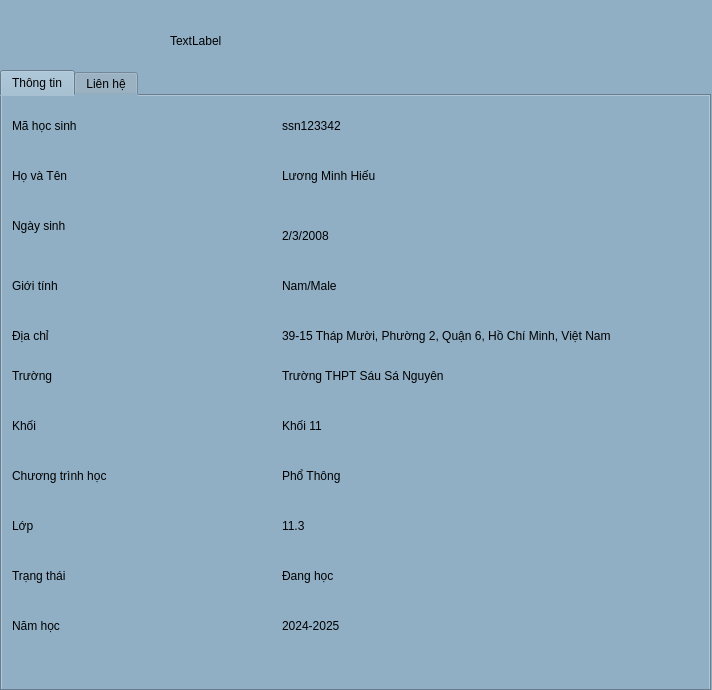
<?xml version="1.0" encoding="UTF-8"?>
<ui version="4.0">
 <class>Form</class>
 <widget class="QWidget" name="Form">
  <property name="geometry">
   <rect>
    <x>0</x>
    <y>0</y>
    <width>712</width>
    <height>690</height>
   </rect>
  </property>
  <property name="windowTitle">
   <string>Form</string>
  </property>
  <property name="styleSheet">
   <string notr="true">background-color:rgb(144, 175, 197)</string>
  </property>
  <widget class="QLabel" name="label">
   <property name="geometry">
    <rect>
     <x>170</x>
     <y>0</y>
     <width>91</width>
     <height>81</height>
    </rect>
   </property>
   <property name="text">
    <string>TextLabel</string>
   </property>
  </widget>
  <widget class="QTabWidget" name="tabWidget">
   <property name="geometry">
    <rect>
     <x>0</x>
     <y>70</y>
     <width>711</width>
     <height>621</height>
    </rect>
   </property>
   <property name="currentIndex">
    <number>0</number>
   </property>
   <widget class="QWidget" name="tab">
    <attribute name="title">
     <string>Thông tin</string>
    </attribute>
    <widget class="QLabel" name="label_2">
     <property name="geometry">
      <rect>
       <x>10</x>
       <y>20</y>
       <width>91</width>
       <height>20</height>
      </rect>
     </property>
     <property name="text">
      <string>Mã học sinh</string>
     </property>
    </widget>
    <widget class="QLabel" name="label_3">
     <property name="geometry">
      <rect>
       <x>10</x>
       <y>70</y>
       <width>71</width>
       <height>20</height>
      </rect>
     </property>
     <property name="text">
      <string>Họ và Tên</string>
     </property>
    </widget>
    <widget class="QLabel" name="label_4">
     <property name="geometry">
      <rect>
       <x>10</x>
       <y>120</y>
       <width>71</width>
       <height>20</height>
      </rect>
     </property>
     <property name="text">
      <string>Ngày sinh</string>
     </property>
    </widget>
    <widget class="QLabel" name="label_5">
     <property name="geometry">
      <rect>
       <x>10</x>
       <y>180</y>
       <width>71</width>
       <height>20</height>
      </rect>
     </property>
     <property name="text">
      <string>Giới tính</string>
     </property>
    </widget>
    <widget class="QLabel" name="label_6">
     <property name="geometry">
      <rect>
       <x>10</x>
       <y>230</y>
       <width>63</width>
       <height>20</height>
      </rect>
     </property>
     <property name="text">
      <string>Địa chỉ</string>
     </property>
    </widget>
    <widget class="QLabel" name="label_7">
     <property name="geometry">
      <rect>
       <x>10</x>
       <y>270</y>
       <width>63</width>
       <height>20</height>
      </rect>
     </property>
     <property name="text">
      <string>Trường</string>
     </property>
    </widget>
    <widget class="QLabel" name="label_8">
     <property name="geometry">
      <rect>
       <x>10</x>
       <y>320</y>
       <width>63</width>
       <height>20</height>
      </rect>
     </property>
     <property name="text">
      <string>Khối</string>
     </property>
    </widget>
    <widget class="QLabel" name="label_9">
     <property name="geometry">
      <rect>
       <x>10</x>
       <y>370</y>
       <width>131</width>
       <height>20</height>
      </rect>
     </property>
     <property name="text">
      <string>Chương trình học</string>
     </property>
    </widget>
    <widget class="QLabel" name="label_10">
     <property name="geometry">
      <rect>
       <x>10</x>
       <y>470</y>
       <width>91</width>
       <height>20</height>
      </rect>
     </property>
     <property name="text">
      <string>Trạng thái</string>
     </property>
    </widget>
    <widget class="QLabel" name="label_11">
     <property name="geometry">
      <rect>
       <x>10</x>
       <y>420</y>
       <width>63</width>
       <height>20</height>
      </rect>
     </property>
     <property name="text">
      <string>Lớp</string>
     </property>
    </widget>
    <widget class="QLabel" name="label_12">
     <property name="geometry">
      <rect>
       <x>10</x>
       <y>520</y>
       <width>63</width>
       <height>20</height>
      </rect>
     </property>
     <property name="text">
      <string>Năm học</string>
     </property>
    </widget>
    <widget class="QLabel" name="label_14">
     <property name="geometry">
      <rect>
       <x>280</x>
       <y>20</y>
       <width>91</width>
       <height>20</height>
      </rect>
     </property>
     <property name="text">
      <string>ssn123342</string>
     </property>
    </widget>
    <widget class="QLabel" name="label_15">
     <property name="geometry">
      <rect>
       <x>280</x>
       <y>70</y>
       <width>151</width>
       <height>20</height>
      </rect>
     </property>
     <property name="text">
      <string>Lương Minh Hiếu</string>
     </property>
    </widget>
    <widget class="QLabel" name="label_16">
     <property name="geometry">
      <rect>
       <x>280</x>
       <y>130</y>
       <width>91</width>
       <height>20</height>
      </rect>
     </property>
     <property name="text">
      <string>2/3/2008</string>
     </property>
    </widget>
    <widget class="QLabel" name="label_17">
     <property name="geometry">
      <rect>
       <x>280</x>
       <y>180</y>
       <width>91</width>
       <height>20</height>
      </rect>
     </property>
     <property name="text">
      <string>Nam/Male</string>
     </property>
    </widget>
    <widget class="QLabel" name="label_18">
     <property name="geometry">
      <rect>
       <x>280</x>
       <y>230</y>
       <width>401</width>
       <height>20</height>
      </rect>
     </property>
     <property name="text">
      <string>39-15 Tháp Mười, Phường 2, Quận 6, Hồ Chí Minh, Việt Nam</string>
     </property>
    </widget>
    <widget class="QLabel" name="label_19">
     <property name="geometry">
      <rect>
       <x>280</x>
       <y>270</y>
       <width>241</width>
       <height>20</height>
      </rect>
     </property>
     <property name="text">
      <string>Trường THPT Sáu Sá Nguyên</string>
     </property>
    </widget>
    <widget class="QLabel" name="label_20">
     <property name="geometry">
      <rect>
       <x>280</x>
       <y>320</y>
       <width>91</width>
       <height>20</height>
      </rect>
     </property>
     <property name="text">
      <string>Khối 11</string>
     </property>
    </widget>
    <widget class="QLabel" name="label_21">
     <property name="geometry">
      <rect>
       <x>280</x>
       <y>370</y>
       <width>91</width>
       <height>20</height>
      </rect>
     </property>
     <property name="text">
      <string>Phổ Thông</string>
     </property>
    </widget>
    <widget class="QLabel" name="label_22">
     <property name="geometry">
      <rect>
       <x>280</x>
       <y>420</y>
       <width>91</width>
       <height>20</height>
      </rect>
     </property>
     <property name="text">
      <string>11.3</string>
     </property>
    </widget>
    <widget class="QLabel" name="label_23">
     <property name="geometry">
      <rect>
       <x>280</x>
       <y>470</y>
       <width>91</width>
       <height>20</height>
      </rect>
     </property>
     <property name="text">
      <string>Đang học</string>
     </property>
    </widget>
    <widget class="QLabel" name="label_24">
     <property name="geometry">
      <rect>
       <x>280</x>
       <y>520</y>
       <width>91</width>
       <height>20</height>
      </rect>
     </property>
     <property name="text">
      <string>2024-2025</string>
     </property>
    </widget>
   </widget>
   <widget class="QWidget" name="tab_2">
    <attribute name="title">
     <string>Liên hệ</string>
    </attribute>
    <widget class="QLabel" name="label_13">
     <property name="geometry">
      <rect>
       <x>50</x>
       <y>80</y>
       <width>63</width>
       <height>20</height>
      </rect>
     </property>
     <property name="text">
      <string>Bố </string>
     </property>
    </widget>
    <widget class="QLabel" name="label_25">
     <property name="geometry">
      <rect>
       <x>40</x>
       <y>390</y>
       <width>63</width>
       <height>20</height>
      </rect>
     </property>
     <property name="text">
      <string>Mẹ</string>
     </property>
    </widget>
   </widget>
  </widget>
 </widget>
 <resources/>
 <connections/>
</ui>
